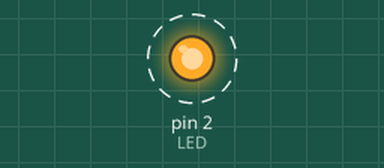
Recording of a sketch running on a simulated Arduino Uno, built with avr-gcc and run on an emulated ATmega328P. On the bench: output pins drawn as LEDs (lit = HIGH). Dashed ring = blinking. What the sketch prints to the serial monitor is not drawn.

Above: at 0.15 s.
Timing chart, 0 to 3.0 s (numbered marks = the images above):
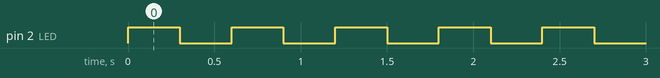

Measured:
- by itself, pin 2 (LED): alternates HIGH for 0.30 s and LOW for 0.30 s

The sketch:

03_Villogo_LED_fullos.ino
```cpp
/*
 * Szakkör 1.
 * Német Nemzetiségi Gimnázium 2021-2022
 * Agócs Norbert és Nagy Dániel
 *    _____  _   _  _____
 *   |  __ \| \ | |/ ____|
 *   | |  | |  \| | |  __
 *   | |  | | . ` | | |_ |
 *   | |__| | |\  | |__| |
 *   |_____/|_| \_|\_____|
 *
 * Program 03:
 * Villogó LED minden extrával
 *
 * Útmutató:
 * A 2-es pinre kössünk LED-et ellenállással. A LED villogni fog miután
 * ezt a kódot feltöltjük az Arduinora. Állítsuk át a "varakozas" változót
 * és figyeljük meg a hatását! Nyissuk meg a "Serial monitor"-t a
 * Ctrl+Shift+M kombinációval.
 */

int LED = 2;
float varakozas = 0.3; //0.3 másodpercet vár
int varakozas_ms = varakozas * 1000; //0.3*1000 = 300 ms

void setup()
{
  Serial.begin(9600);
  pinMode(LED, OUTPUT); //beállítja a LED pint (2-es) kimenetre
}

void loop()
{
  Serial.println("BE");
  digitalWrite(LED, HIGH); //kiad 5V-ot a 2-es pinen
  delay(varakozas_ms);
  Serial.println("KI");
  digitalWrite(LED, LOW); //kikapcsolja a 2-es pinen az áramot
  delay(varakozas_ms);
}
```
